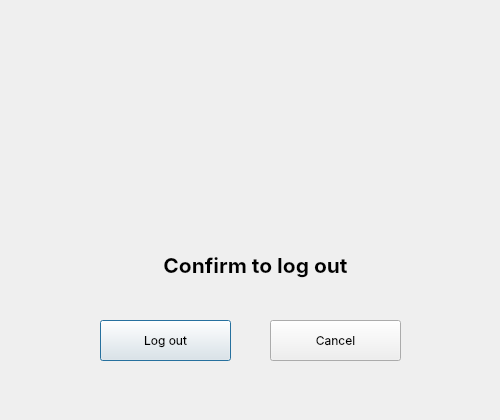
<?xml version="1.0" encoding="UTF-8"?>
<ui version="4.0">
 <class>dialog</class>
 <widget class="QDialog" name="dialog">
  <property name="geometry">
   <rect>
    <x>0</x>
    <y>0</y>
    <width>500</width>
    <height>420</height>
   </rect>
  </property>
  <property name="windowTitle">
   <string>Dialog</string>
  </property>
  <widget class="QLabel" name="label">
   <property name="geometry">
    <rect>
     <x>150</x>
     <y>40</y>
     <width>200</width>
     <height>200</height>
    </rect>
   </property>
   <property name="text">
    <string/>
   </property>
   <property name="pixmap">
    <pixmap>exit.png</pixmap>
   </property>
   <property name="scaledContents">
    <bool>true</bool>
   </property>
  </widget>
  <widget class="QPushButton" name="logout_btn">
   <property name="geometry">
    <rect>
     <x>100</x>
     <y>320</y>
     <width>131</width>
     <height>41</height>
    </rect>
   </property>
   <property name="font">
    <font>
     <family>SF Pro Display</family>
     <pointsize>9</pointsize>
     <weight>50</weight>
     <bold>false</bold>
    </font>
   </property>
   <property name="text">
    <string>Log out</string>
   </property>
   <property name="default">
    <bool>false</bool>
   </property>
   <property name="flat">
    <bool>false</bool>
   </property>
  </widget>
  <widget class="QLabel" name="label_2">
   <property name="geometry">
    <rect>
     <x>60</x>
     <y>230</y>
     <width>391</width>
     <height>71</height>
    </rect>
   </property>
   <property name="font">
    <font>
     <family>SF Pro Display</family>
     <pointsize>16</pointsize>
     <weight>75</weight>
     <bold>true</bold>
    </font>
   </property>
   <property name="text">
    <string>&lt;html&gt;&lt;head/&gt;&lt;body&gt;&lt;p align=&quot;center&quot;&gt;Confirm to log out&lt;/p&gt;&lt;/body&gt;&lt;/html&gt;</string>
   </property>
  </widget>
  <widget class="QPushButton" name="pushButton_2">
   <property name="geometry">
    <rect>
     <x>270</x>
     <y>320</y>
     <width>131</width>
     <height>41</height>
    </rect>
   </property>
   <property name="font">
    <font>
     <family>SF Pro Display</family>
     <pointsize>9</pointsize>
     <weight>50</weight>
     <bold>false</bold>
    </font>
   </property>
   <property name="text">
    <string>Cancel</string>
   </property>
   <property name="default">
    <bool>false</bool>
   </property>
   <property name="flat">
    <bool>false</bool>
   </property>
  </widget>
 </widget>
 <resources/>
 <connections/>
</ui>
